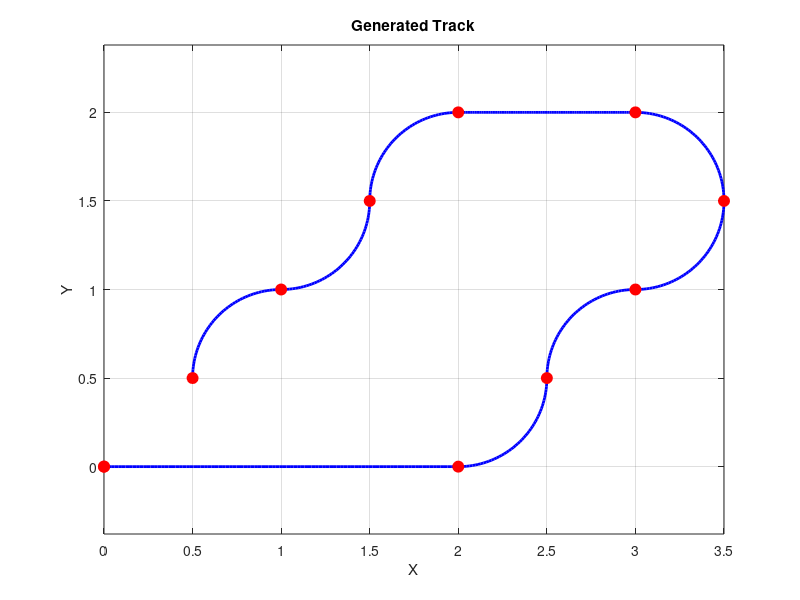

This figure's MATLAB source:
clc;
clear;
close all;

% Define the key points for the path
x_points = [0.0, 2.0, 2.5, 3.0, 3.5, 3.0, 2.0, 1.5, 1.0, 0.5, 0.0];
y_points = [0.0, 0.0, 0.5, 1.0, 1.5, 2.0, 2.0, 1.5, 1.0, 0.5, 0.0];

% straight line from (0,0), to (2,0)
% then a quarter circle from (2,0) to (2.5, 0.5) (counter-clockwise)
% then quarter circle the other way from (2.5, 0.5) to (3, 1), (clockwise)
% then a quarter circle from (3, 1) to (3.5, 1.5), (counter-clockwise)
% then a quarter circle from (3.5, 1.5) to (3, 2), (counter-clockwise)
% then a straight linefrom (3, 2) to (2, 2),
% then a quarter circle from (2, 2) to (1.5, 1.5), (clockwise)
% then a quarter circle the other way from (1.5, 1.5) to (1, 1), (clockwise)
% then a quarter circle from (1, 1) to (0.5, 0.5), (counter-clockwise)

% Initialize arrays to store the complete path
x_path = [];
y_path = [];

% Function to generate quarter circle
function [x, y] = quarter_circle(x_center, y_center, radius, start_angle, end_angle)
    theta = linspace(start_angle, end_angle, 50);
    x = x_center + radius * cos(theta);
    y = y_center + radius * sin(theta);
end

% Generate the path
% Straight line from (0,0) to (2,0)
x_path = [x_path, linspace(0, 2, 100)];
y_path = [y_path, zeros(1, 100)];

% Quarter circle from (2,0) to (2.5, 0.5) (counter-clockwise)
[x, y] = quarter_circle(2, 0.5, 0.5, -pi/2, 0);
x_path = [x_path, x];
y_path = [y_path, y];   

% Quarter circle from (2.5, 0.5) to (3, 1) (clockwise)
[x, y] = quarter_circle(3, 0.5, 0.5, -pi, -3*pi/2);
x_path = [x_path, x];
y_path = [y_path, y];

% Quarter circle from (3, 1) to (3.5, 1.5) (counter-clockwise)
[x, y] = quarter_circle(3, 1.5, 0.5, -pi/2, 0);
x_path = [x_path, x];
y_path = [y_path, y];

% Quarter circle from (3.5, 1.5) to (3, 2) (counter-clockwise)
[x, y] = quarter_circle(3, 1.5, 0.5, 0, pi/2);
x_path = [x_path, x];
y_path = [y_path, y];

% Straight line from (3, 2) to (2, 2)
x_path = [x_path, linspace(3, 2, 100)];
y_path = [y_path, ones(1, 100) * 2];

% Quarter circle from (2, 2) to (1.5, 1.5) (clockwise)
[x, y] = quarter_circle(2, 1.5, 0.5, pi/2, pi);
x_path = [x_path, x];
y_path = [y_path, y];

% Quarter circle from (1.5, 1.5) to (1, 1) (clockwise)
[x, y] = quarter_circle(1, 1.5, 0.5, 0, -pi/2);
x_path = [x_path, x];
y_path = [y_path, y];

% Quarter circle from (1, 1) to (0.5, 0.5) (counter-clockwise)
[x, y] = quarter_circle(1, 0.5, 0.5, pi/2, pi);
x_path = [x_path, x];
y_path = [y_path, y];


% Plot the path
figure;
plot(x_path, y_path, 'b-', 'LineWidth', 2);
hold on;
plot(x_points, y_points, 'ro', 'MarkerSize', 8, 'MarkerFaceColor', 'r');
axis equal;
title('Generated Track');
xlabel('X');
ylabel('Y');
grid on;

% Save the path data
save('track_data.mat', 'x_path', 'y_path');